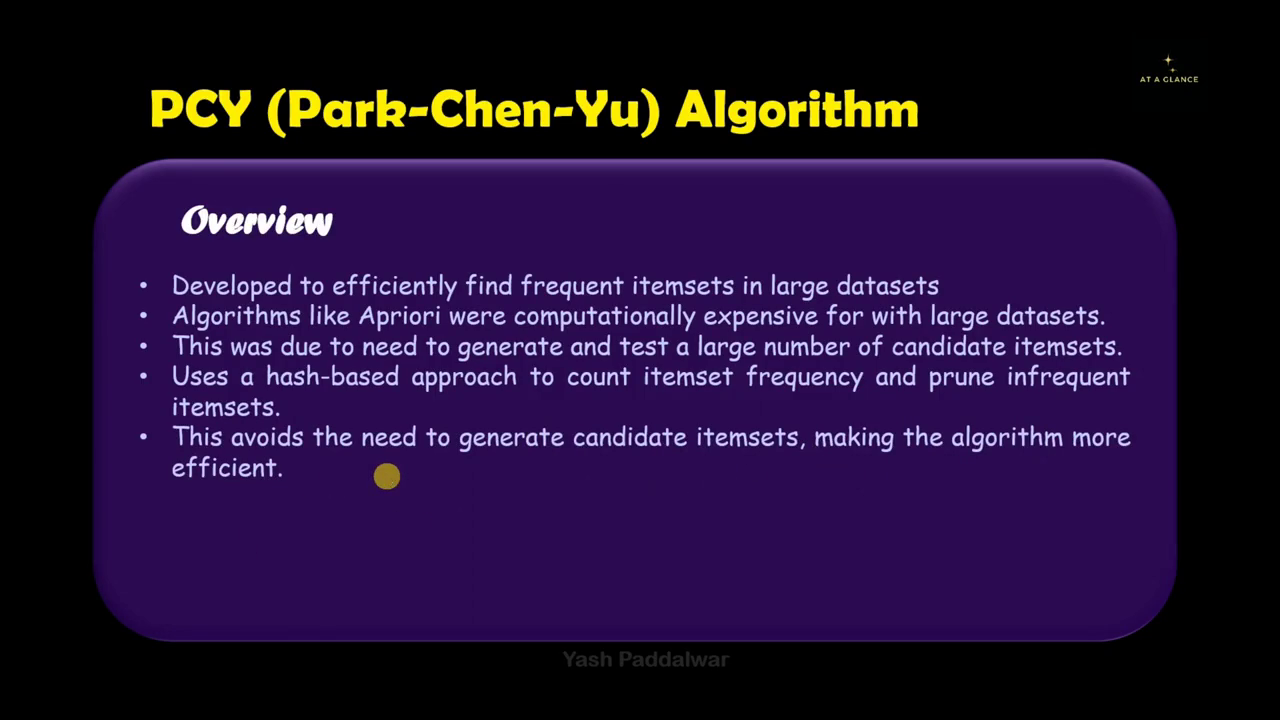
#> input picture frame 177 of data/v1_t1.mp4, 1280 x 720 px, given in place of v1.mp4, which was not available
$ python u1.py
#> lines starting #> are read from the running program, lines starting #| are printed output that depends on the picture
import cv2
import pytesseract
import os
import difflib
import numpy as np
from typing import Generator, Tuple

def set_tesseract_path(tesseract_path: str) -> None:
    """
    Set the path to the Tesseract OCR executable.

    Args:
        tesseract_path (str): The path to the Tesseract OCR executable.
    """
    pytesseract.pytesseract.tesseract_cmd = tesseract_path

def read_frames(video_path: str, interval: float = 0.0) -> Generator[Tuple[cv2.Mat, int], None, None]:
    """
    Read frames from the video file.

    Args:
        video_path (str): The path to the video file.
        interval (float, optional): The interval (in seconds) between frames. Defaults to 0.0 (read all frames).

    Yields:
        Tuple[cv2.Mat, int]: The next frame from the video and its frame number.
    """
    cap = cv2.VideoCapture(video_path)
    fps = cap.get(cv2.CAP_PROP_FPS)
    skip_frames = int(fps * interval)

    frame_count = 0
    while True:
        ret, frame = cap.read()
        if not ret:
            break

        if frame_count % skip_frames == 0:
            yield frame, frame_count // skip_frames

        frame_count += 1

    cap.release()

def process_frame(frame: cv2.Mat) -> str:
    """
    Process a frame and extract text using OCR.

    Args:
        frame (cv2.Mat): The frame to process.

    Returns:
        str: The extracted text from the frame.
    """
    gray = cv2.cvtColor(frame, cv2.COLOR_BGR2GRAY)
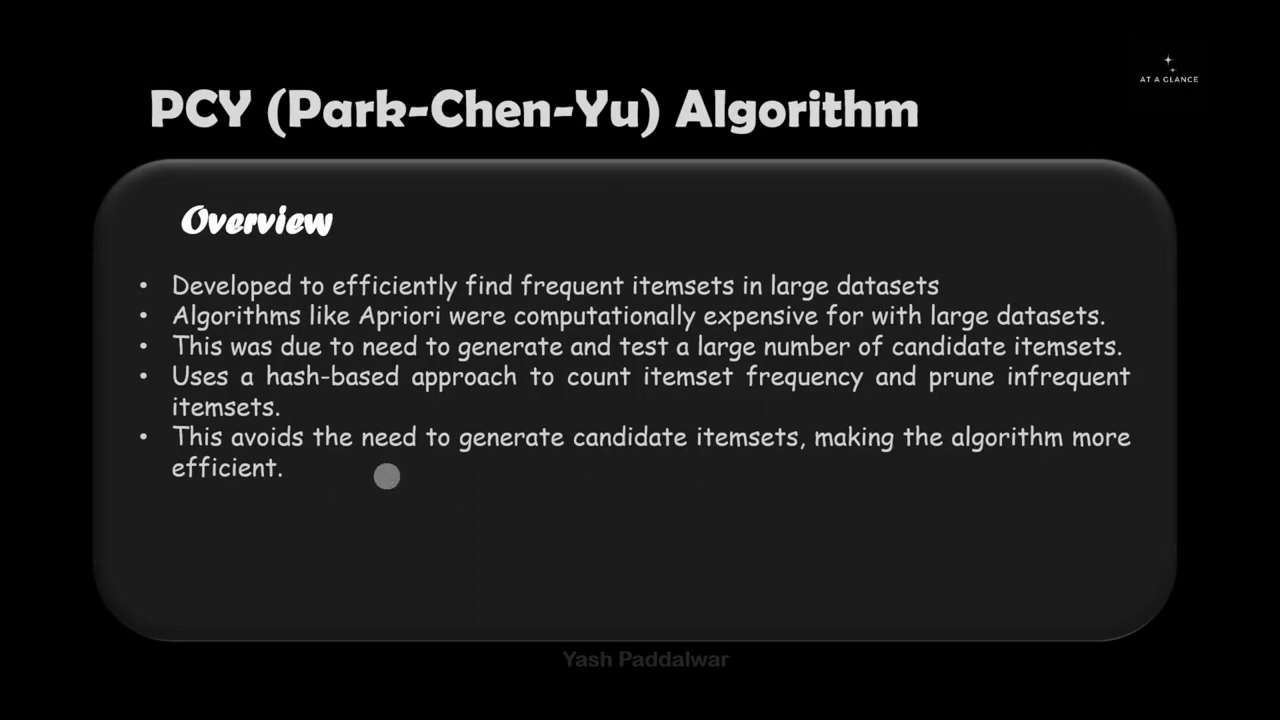
#> gray: shape (720, 1280); min 0, max 255, mean 25.7
#> frame is the input picture: shape (720, 1280, 3); mean B, G, R 52.1, 16.4, 33.9
#> (the run stopped early here; a loop or call above may not have finished)

$ run again, starting later in the video
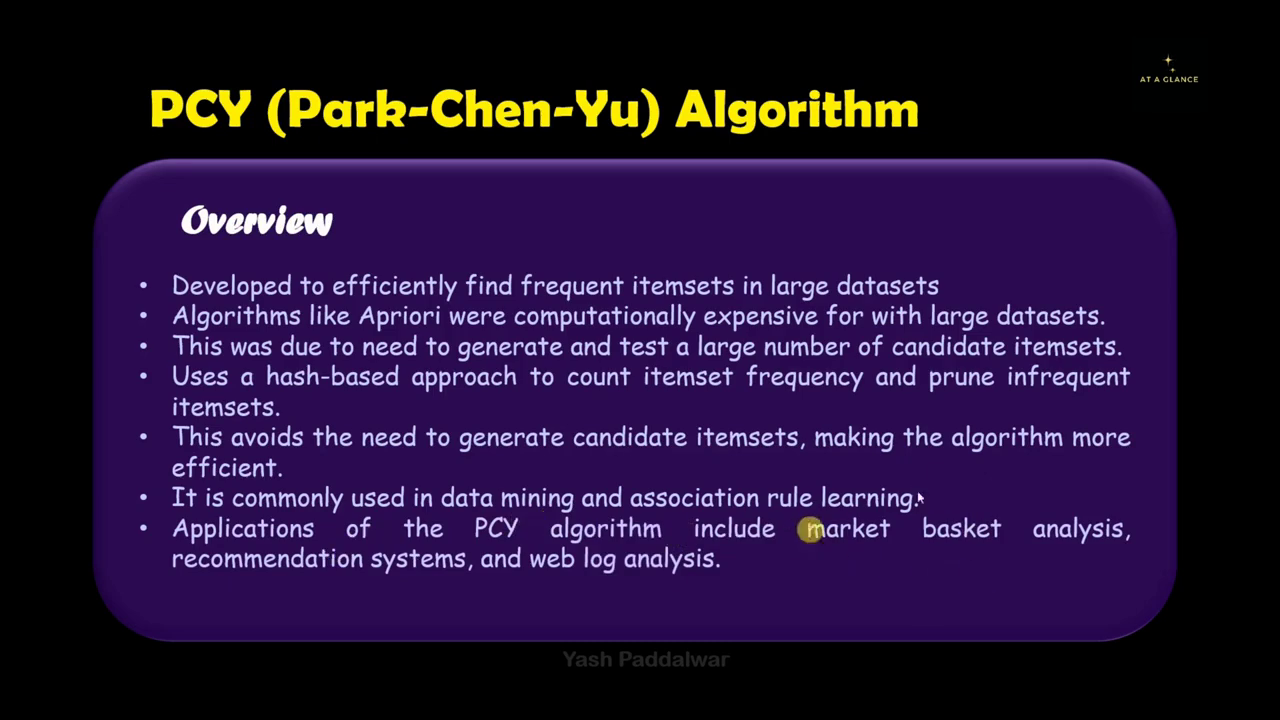
#> input picture frame 796 of data/v1_t1.mp4, 1280 x 720 px, given in place of v1.mp4, which was not available
#> in process_frame, `gray = cv2.cvtColor(frame, cv2.COLOR_BGR2GRAY)`:
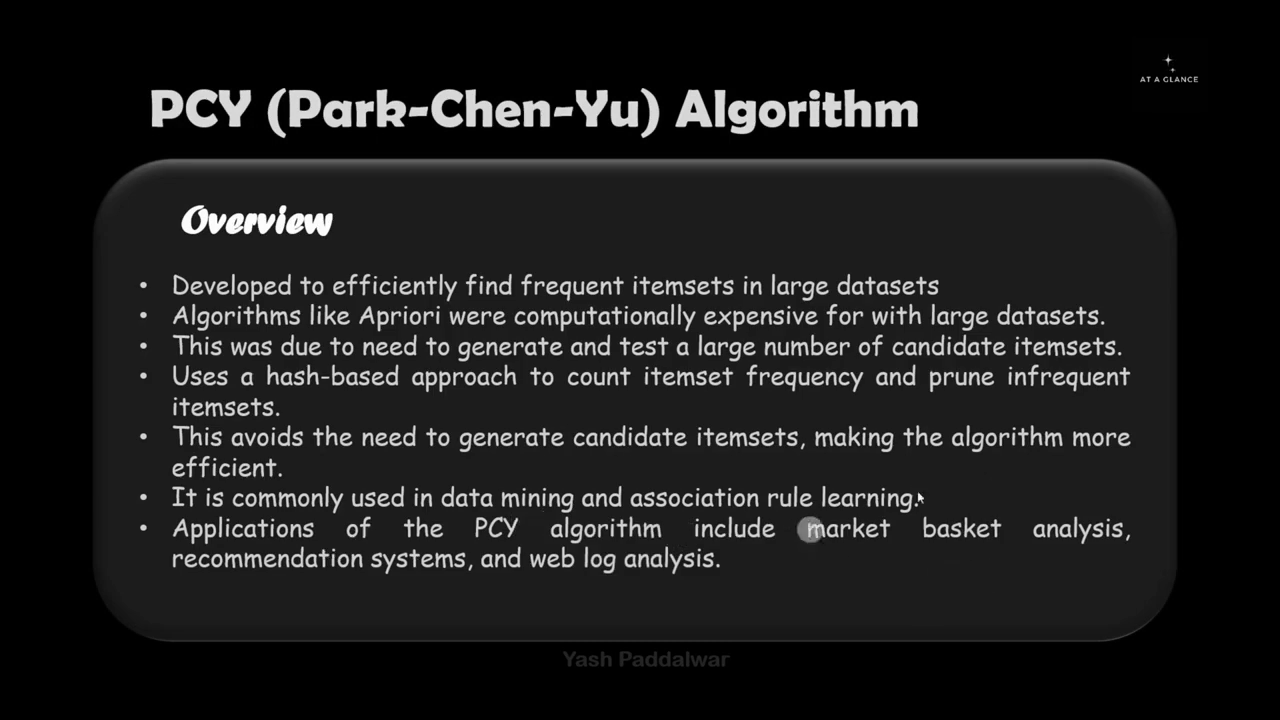
#> gray: shape (720, 1280); min 0, max 255, mean 28.1
#> in process_frame, frame is the input picture: shape (720, 1280, 3); mean B, G, R 54.2, 19, 36

$ run again, starting later in the video
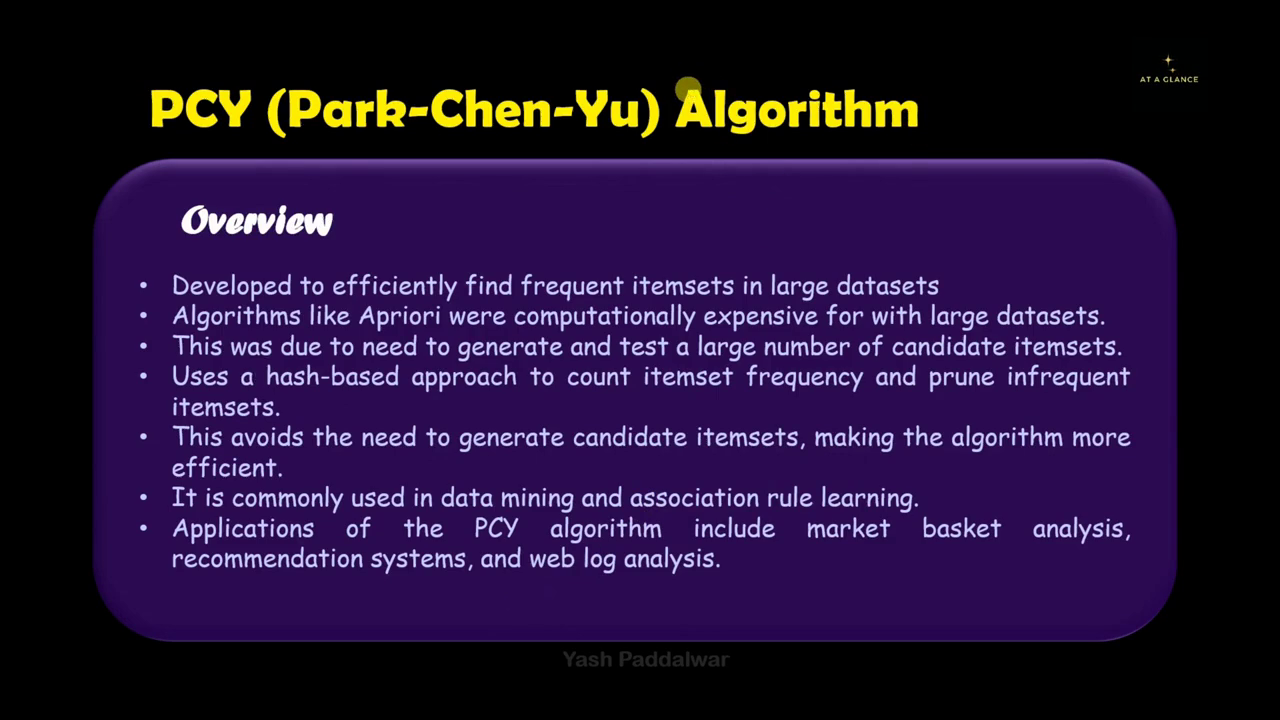
#> input picture frame 1416 of data/v1_t1.mp4, 1280 x 720 px, given in place of v1.mp4, which was not available
#> in process_frame, `gray = cv2.cvtColor(frame, cv2.COLOR_BGR2GRAY)`:
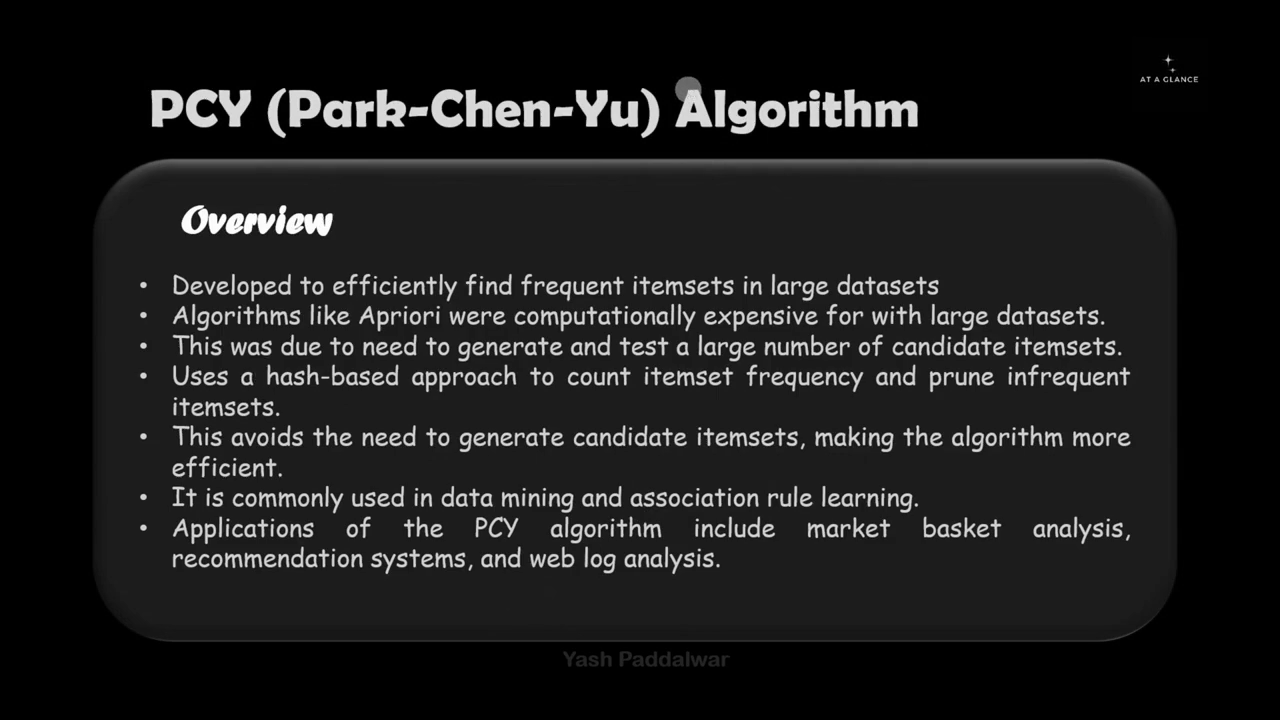
#> gray: shape (720, 1280); min 0, max 255, mean 28.1
#> in process_frame, frame is the input picture: shape (720, 1280, 3); mean B, G, R 54.3, 19, 36
